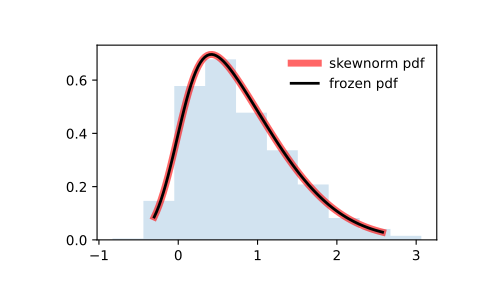

Write Python code to recreate this figure.
from scipy.stats import skewnorm
import matplotlib.pyplot as plt
fig, ax = plt.subplots(1, 1)

# Calculate the first four moments:

a = 4
mean, var, skew, kurt = skewnorm.stats(a, moments='mvsk')

# Display the probability density function (``pdf``):

x = np.linspace(skewnorm.ppf(0.01, a),
                skewnorm.ppf(0.99, a), 100)
ax.plot(x, skewnorm.pdf(x, a),
       'r-', lw=5, alpha=0.6, label='skewnorm pdf')

# Alternatively, the distribution object can be called (as a function)
# to fix the shape, location and scale parameters. This returns a "frozen"
# RV object holding the given parameters fixed.

# Freeze the distribution and display the frozen ``pdf``:

rv = skewnorm(a)
ax.plot(x, rv.pdf(x), 'k-', lw=2, label='frozen pdf')

# Check accuracy of ``cdf`` and ``ppf``:

vals = skewnorm.ppf([0.001, 0.5, 0.999], a)
np.allclose([0.001, 0.5, 0.999], skewnorm.cdf(vals, a))
# True

# Generate random numbers:

r = skewnorm.rvs(a, size=1000)

# And compare the histogram:

ax.hist(r, density=True, histtype='stepfilled', alpha=0.2)
ax.legend(loc='best', frameon=False)
plt.show()
